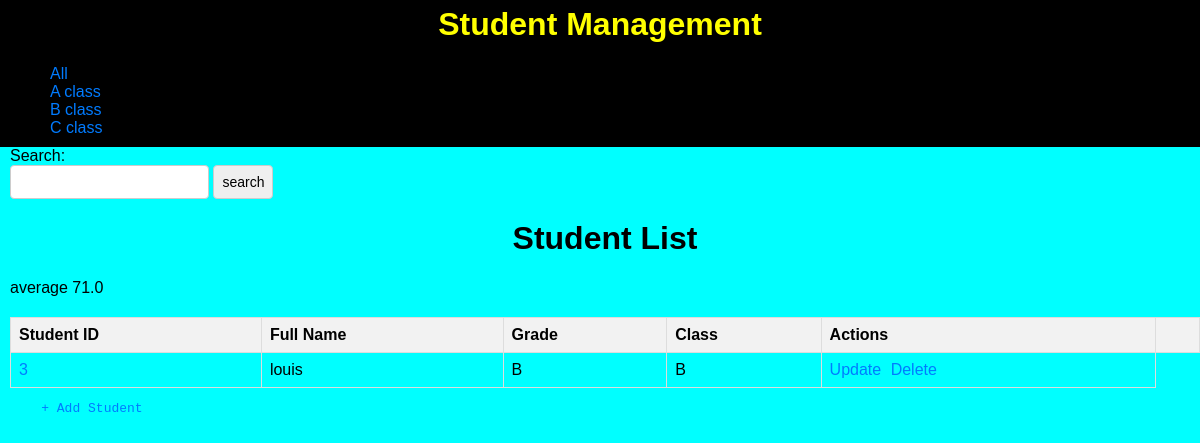
The app's page /classb/filter with its own data.
### main.py (models this page shows, shortened)
class Student(db.Model):
  __tablename__ = 'Student'
  student_id = db.Column(db.Integer(), autoincrement=True, primary_key=True)
  full_name = db.Column(db.String(50))
  age = db.Column(db.Integer)
  dateofbirth = db.Column(db.String(50))
  stuclass = db.Column(db.String(50))
  percentage = db.Column(db.Integer)
  grade=db.Column(db.String(50))

### main.py (the view)
@app.route("/classb/filter",methods=["GET","POST"])
def filterb():
  bstudent = Student.query.filter_by(stuclass="B").all()
  total=0
  count=0
  for i in bstudent:
    total+=i.percentage
    count+=1
  avg=total/count
  return render_template("home.html",bstudent=bstudent,avg=avg)

### templates/home.html (shortened to what this page needs)
<!DOCTYPE html>
<html>
  <head>
</head>
  <body>
    <div class="top">
      <ul>
        <h1 class="fi">Student Management</h1>
        <ol>
          <a href="/">All
          </a>
        </ol>
        <ol>
          <a href="/classa/filter">A class
          </a>
        </ol>
        <ol>
          <a href="/classb/filter">B class
            </a>
        </ol>
        <ol>
          <a href="/classc/filter">C class
            </a>
        </ol>
      </ul>
    </div>
    <div>
      Search:
      <form action="/student/search" method="GET">
      <input type="text" name="search">
      <input type="submit" value="search" >
      </form>
      </div>
    <h1>Student List</h1>
    {% if avg %}
    average
    {{avg}}
    {% endif %}
    <table>
      <tr>
        <th>Student ID</th>
        <th>Full Name</th>
        <th>Grade</th>
        <th>Class</th>
        <th>Actions<th>
      </tr>
      {% if bstudent|length !=0 %}
      {% for i in bstudent %}
      <tr>
        <td><a href="/student/{{ i['student_id'] }}">{{ i["student_id"] }}</a></td>
        <td>
          {{ i["full_name"] }}
        </td>
        <td>{{ i["grade"] }}</td>
        <td>{{i["stuclass"]}}</td>
        <td>
          <a href="/student/{{ i['student_id'] }}/update">Update</a>
          <a href="/student/{{ i['student_id'] }}/delete">Delete</a>
        </td>
      </tr>
      {% endfor %}
      {% endif %}
    </table>
    <pre>    <a href="/form">+ Add Student</a></pre>
  </body>
</html>

### templates/home.html (style rules this page uses)
body { font-family: Arial, sans-serif; margin: 0; padding: 0; background-color:cyan; margin-left:10px; }
.top { background-color: black; margin-left:-10px; margin-top:-25px; padding:10px; }
h1 { text-align: center; }
ul { list-style: none; padding: 0; margin: 0; }
a { text-decoration: none; color: #007bff; }
table { width: 100%; border-collapse: collapse; margin-top: 20px; }
th, td { border: 1px solid #ddd; padding: 8px; text-align: left; }
th { background-color: #f2f2f2; }
td a { margin-right: 5px; }
input[type="text"], input[type="submit"] { padding: 8px; border-radius: 4px; border: 1px solid #ccc; font-size: 14px; }
.fi { color:yellow; }

### records on screen
Student: student_id "3", full_name "louis", grade "B", stuclass "B"

### other values on screen
{{ avg }} "71.0"
